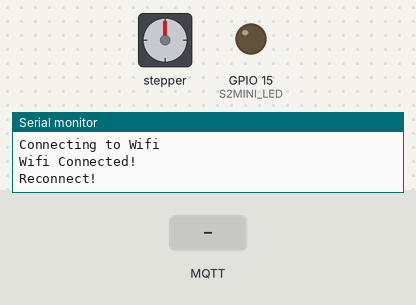
A sketch run on a simulated ESP32-S2. Shown: stepper motor, output pins drawn as LEDs (lit = HIGH), the last lines printed to the serial monitor. The test bench sets the inputs (shaded band). WiFi joins after 1.5 s; servers stay silent unless stated; EEPROM starts erased; no MQTT or app messages arrive unless stated; stepper angles assume 12800 steps per turn.

Above: at 7.1 s.
7.2 s: MQTT message "1" arrives on the first subscribed topic
At 10.08 s:
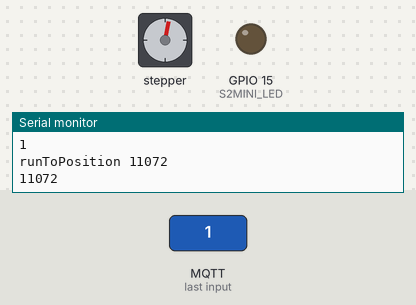
10.2 s: MQTT message "5" arrives on the first subscribed topic
At 12.98 s:
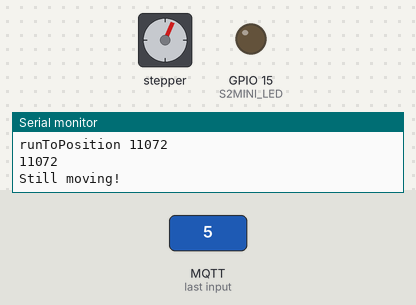
13.2 s: MQTT message "0" arrives on the first subscribed topic
At 16.95 s:
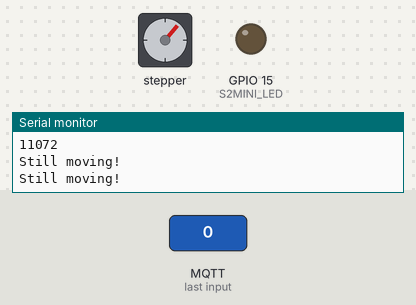
19.2 s: MQTT message "1" arrives on the second subscribed topic
At 21.53 s:
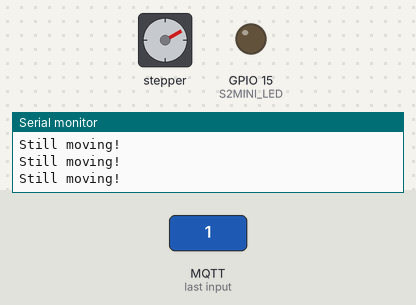
22.2 s: MQTT message "5" arrives on the second subscribed topic
At 26.12 s:
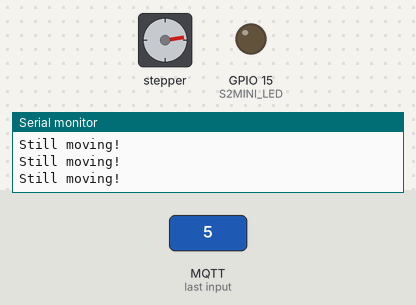
28.2 s: MQTT message "0" arrives on the second subscribed topic
At 30.5 s:
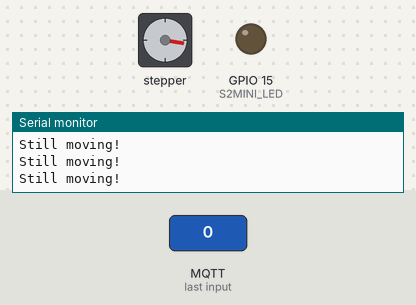
Timing chart, 0 to 36.2 s (numbered marks = the images above; inputs shaded):
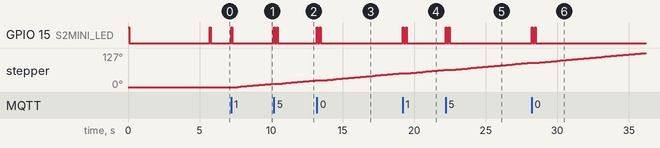

Measured:
- after the input at 7.2 s, GPIO 15 (S2MINI_LED): LOW → HIGH at once, → LOW 0.07 s later; stepper: keeps turning clockwise at about 5°/s, starting after 0.47 s
- after the input at 10.2 s, GPIO 15 (S2MINI_LED): alternates HIGH for 0.07 s and LOW for 0.14 s, 4 changes in all, then stays LOW, starting at once
- after the input at 13.2 s, GPIO 15 (S2MINI_LED): alternates HIGH for 0.07 s and LOW for 0.14 s, 4 changes in all, then stays LOW, starting at once
- after the input at 19.2 s, GPIO 15 (S2MINI_LED): alternates HIGH for 0.07 s and LOW for 0.14 s, 4 changes in all, then stays LOW, starting at once
- after the input at 22.2 s, GPIO 15 (S2MINI_LED): alternates HIGH for 0.07 s and LOW for 0.14 s, 4 changes in all, then stays LOW, starting at once
- after the input at 28.2 s, GPIO 15 (S2MINI_LED): alternates HIGH for 0.07 s and LOW for 0.14 s, 4 changes in all, then stays LOW, starting at once

The sketch:

valveStepperController.ino
```cpp
#if defined(ESP8266)
#include <ESP8266WiFi.h>
#elif defined(ESP32)
#include <WiFi.h>
#include <Preferences.h> // Add the Preferences library for ESP32
#endif

#include <PubSubClient.h>
#include <AccelStepper.h>
#include <WiFiManager.h>
#include <ESPmDNS.h>
#include <WiFiUdp.h>
#include <ArduinoOTA.h>

// Pinmap
#define S2MINI_LED 15
#define STEPPER_STEP_PIN 16
#define STEPPER_DIR_PIN 17
#define STEPPER_EN_PIN 18

// Stepper Parameter
#define STEPPER_STEPS_PER_REVELAZION 200
#define STEPPER_MICROSTEPS 64

//#define STEPPER_GEAR_RATIO 3.455 //91/200
//#define STEPPER_GEAR_RATIO 3.456 //57/125
#define STEPPER_GEAR_RATIO 3.46    //50/173 //because a 90 deg rev. is divisable by 64, its 173 full steps

#define STEPPER_ACCEL 1000
#define STEPPER_ONE_ROT STEPPER_STEPS_PER_REVELAZION * STEPPER_MICROSTEPS * STEPPER_GEAR_RATIO
#define STEPPER_MAX_SPEED 200.0
//STEPPER_ONE_ROT / 0.2
#define STEPPER_INVERT_DIRECTION false

WiFiManager wifiManager; // Create a WiFiManager instance
WiFiClient espClient;
String deviceID;

const char* mqtt_server = "192.168.181.108";
const int mqtt_port = 1883;

int stepsPer90Degrees = STEPPER_ONE_ROT  /   4;
int stepsPer1Degrees  = STEPPER_ONE_ROT  / 360;

PubSubClient client(espClient);
AccelStepper stepper(AccelStepper::DRIVER, STEPPER_STEP_PIN, STEPPER_DIR_PIN);
Preferences preferences;

// Topic variables
String motorTopic;
String angleTopic;
String sleepTopic;
String movementDoneTopic;
String bootTopic;
String calibTopic;
int sleepTime = 0;

bool isMoving = false;
int lastDirection = 0;
int direction;

// Callback function: Processes incoming MQTT messages and performs corresponding actions
void callback(char* topic, byte* payload, unsigned int length) {
  led_flash();

  if (isMoving) {
    led_flash();
    Serial.println("Still moving!");
  } else {
    String message;
    for (unsigned int i = 0; i < length; i++) {
      message += (char)payload[i];
    }

    if (String(topic) == motorTopic) {
      Serial.println("Motor command recieved!");
      Serial.println(String(message));
      // Restore position from preferences
      preferences.begin("StepperPrefs"); // Use a namespace for preferences
      int currentPosition = preferences.getInt("currentPosition", 0);
      bool positionLost = preferences.getBool("isMoving", false);
      if (positionLost) {
        client.publish(movementDoneTopic.c_str(), "0");
        return;
      }
      stepper.setCurrentPosition(currentPosition);

      int newPosition = String(message).toInt() * stepsPer90Degrees * direction;
      Serial.println("runToPosition " + String(newPosition));
      stepper.moveTo(newPosition);

    } else if (String(topic) == calibTopic) {
      int calibPosition = String(message).toInt() * stepsPer90Degrees * direction;
      // Reset moving state if device crashes during movement.
      preferences.begin("StepperPrefs");
      preferences.putBool("isMoving", false);
      preferences.putInt("currentPosition", calibPosition);
      preferences.end();

    } else if (String(topic) == sleepTopic) {
      // Send device into deepSleep
      sleepTime = message.toInt() * 1000000;
      Serial.println("Sleep command recieved!");

    } else if (String(topic) == angleTopic) {
      int moveRel = String(message).toInt() * STEPPER_MICROSTEPS * 8; //full steps
      stepper.move(moveRel * direction);
    }

    isMoving = stepper.isRunning();
    if (isMoving) {
      int d = stepper.distanceToGo();
      Serial.println(d);
      if (d > 0) { lastDirection =  1; }
      if (d < 0) { lastDirection = -1; }
      preferences.putBool("isMoving", true);
      stepper.enableOutputs();
    } else {
      // Report command done
      client.publish(movementDoneTopic.c_str(), "done");
    }
  }
}

void stepperUnload() {
  int d = 0;
  if (lastDirection == -1) { d =  1; }
  if (lastDirection ==  1) { d = -1; }
  stepper.move(d * STEPPER_MICROSTEPS * 2); // teke load from shaft before turning off
  isMoving = stepper.isRunning();
  Serial.println(stepper.distanceToGo());
}

void stepperDone() {
  stepper.disableOutputs();
  preferences.putBool("isMoving", false);
  Serial.println("runToPosition done");

  // Save position in preferences
  int currentPosition = stepper.currentPosition();
  preferences.putInt("currentPosition", currentPosition);
  Serial.println("settings saved");

  preferences.end();
  Serial.println("preferences end");

  // Report movement done
  char msg_out[20];
  dtostrf(currentPosition / STEPPER_STEPS_PER_REVELAZION / STEPPER_MICROSTEPS / STEPPER_GEAR_RATIO, 2, 2, msg_out);
  client.publish(movementDoneTopic.c_str(), msg_out);
}

// Reconnect function: Connects to the MQTT server and subscribes to the required topics
void reconnect() {
  Serial.println("Reconnect!");
  while (!client.connected()) {
    if (client.connect(deviceID.c_str())) {
      client.subscribe(motorTopic.c_str());
      client.subscribe(angleTopic.c_str());
      client.subscribe(sleepTopic.c_str());
      client.subscribe(calibTopic.c_str());
      client.publish(bootTopic.c_str(),"0");
    } else {
      delay(5000);
    }
  }
}

void led_flash() {
  digitalWrite(S2MINI_LED, HIGH);
  delay(70);
  digitalWrite(S2MINI_LED, LOW);
  delay(140);
}

void setup() {
  //Pins init
  pinMode(S2MINI_LED, OUTPUT);
  pinMode(STEPPER_STEP_PIN, OUTPUT);
  pinMode(STEPPER_DIR_PIN, OUTPUT);
  pinMode(STEPPER_EN_PIN, OUTPUT);

  //Stepper init
  stepper.setPinsInverted(false,false,true);
  stepper.setEnablePin(STEPPER_EN_PIN);
  stepper.disableOutputs();  //Disable stepper on Boot.
  stepper.setMaxSpeed(STEPPER_MAX_SPEED); // Set max speed to 1 RPM
  stepper.setAcceleration(STEPPER_ACCEL);

  if (!STEPPER_INVERT_DIRECTION) {
    direction = 1;
  } else {
    direction = -1;
  }

  //Serial init
  Serial.begin(115200);
  led_flash();
  delay(4000);

  //Read DeviceID
  Serial.println("Initializing...");
  deviceID = String(ESP.getEfuseMac(), HEX); // Use the unique MAC address as deviceID for ESP32
  Serial.println("ESP ID is: " + deviceID);

  // Connect to Wi-Fi or start a configuration portal
  Serial.println("Connecting to Wifi");
  if (!wifiManager.autoConnect()) {
    //Serial.println("Failed to connect and hit timeout.");
    Serial.println("Failed to connect and hit timeout.");
    delay(3000);
    // Reset and try again or put your code here to handle the failure case
    ESP.restart();
    delay(5000);
  }

  led_flash();
  Serial.println("Wifi Connected!");

  // MQTT Init
  // Initialize topic variables
  String topicPrefix = String("mk_") + deviceID;
  //in
  motorTopic = topicPrefix + "/Motor";
  angleTopic = topicPrefix + "/Angle";
  sleepTopic = topicPrefix + "/Sleep";
  calibTopic = topicPrefix + "/Calib";
  //out
  movementDoneTopic = topicPrefix + "/Done";
  bootTopic = topicPrefix + "/Boot";

  if (WiFi.status() == WL_CONNECTED) {
    client.setServer(mqtt_server, mqtt_port);
    client.setCallback(callback);

    //Enter deep sleep mode
    //ESP.deepSleep(sleepTime);
  } else {
    // Here you can perform additional actions if there is no WiFi connection.
  }

  ArduinoOTA
    .onStart([]() {
      String type;
      if (ArduinoOTA.getCommand() == U_FLASH)
        type = "sketch";
      else // U_SPIFFS
        type = "filesystem";

      // NOTE: if updating SPIFFS this would be the place to unmount SPIFFS using SPIFFS.end()
      Serial.println("Start updating " + type);
    })
    .onEnd([]() {
      Serial.println("\nEnd");
    })
    .onProgress([](unsigned int progress, unsigned int total) {
      Serial.printf("Progress: %u%%\r", (progress / (total / 100)));
    })
    .onError([](ota_error_t error) {
      Serial.printf("Error[%u]: ", error);
      if (error == OTA_AUTH_ERROR) Serial.println("Auth Failed");
      else if (error == OTA_BEGIN_ERROR) Serial.println("Begin Failed");
      else if (error == OTA_CONNECT_ERROR) Serial.println("Connect Failed");
      else if (error == OTA_RECEIVE_ERROR) Serial.println("Receive Failed");
      else if (error == OTA_END_ERROR) Serial.println("End Failed");
    });

  ArduinoOTA.begin();
}

bool wasMoving = false;
bool isUnloading = false;
void loop() {
  ArduinoOTA.handle();
  if (!client.connected()) {
    reconnect();
  }
  client.loop();
  isMoving = stepper.run();
  if (wasMoving && !isMoving) {
    if (isUnloading) {
      isUnloading = false;
      stepperDone();
    } else {
      stepperUnload();
      isUnloading = true;
    }
  }
  wasMoving = isMoving;
}
```
